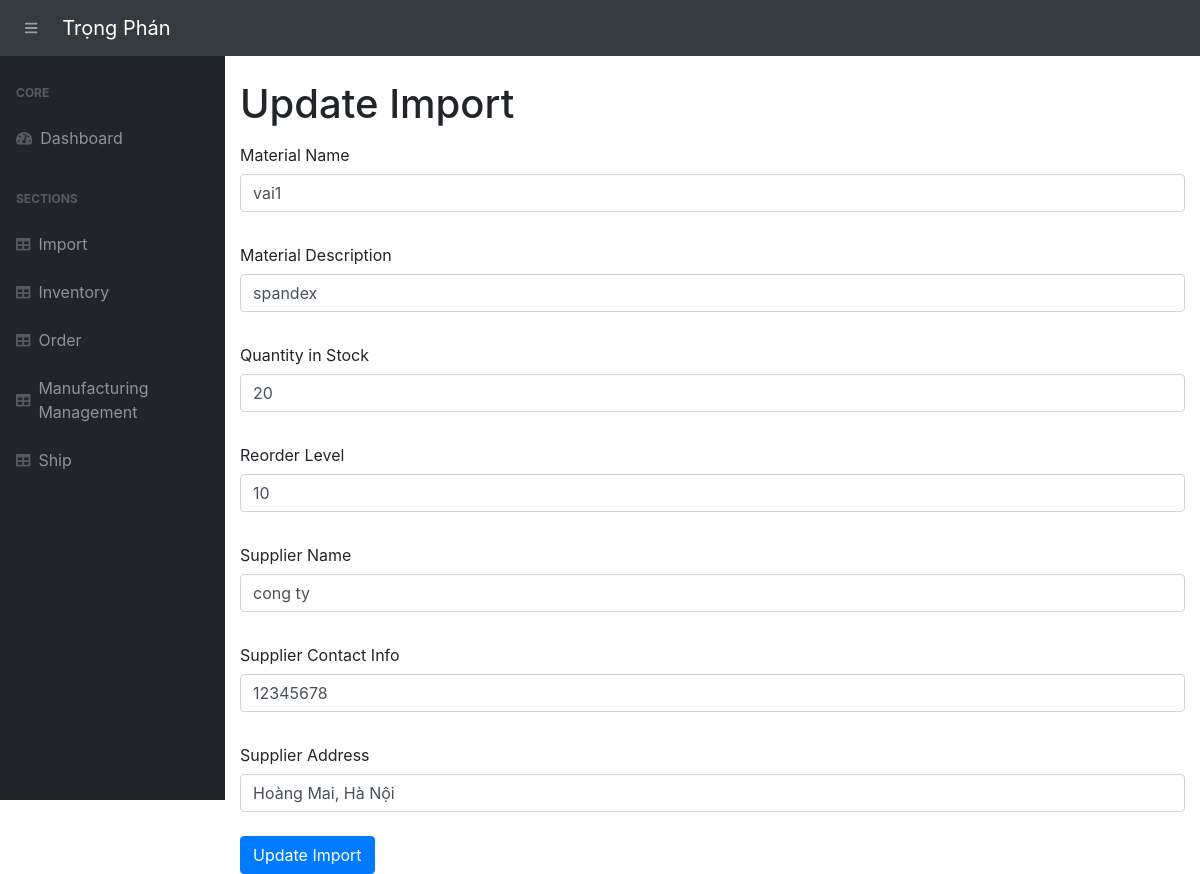
The page /update-import/5 on the database as committed earlier.
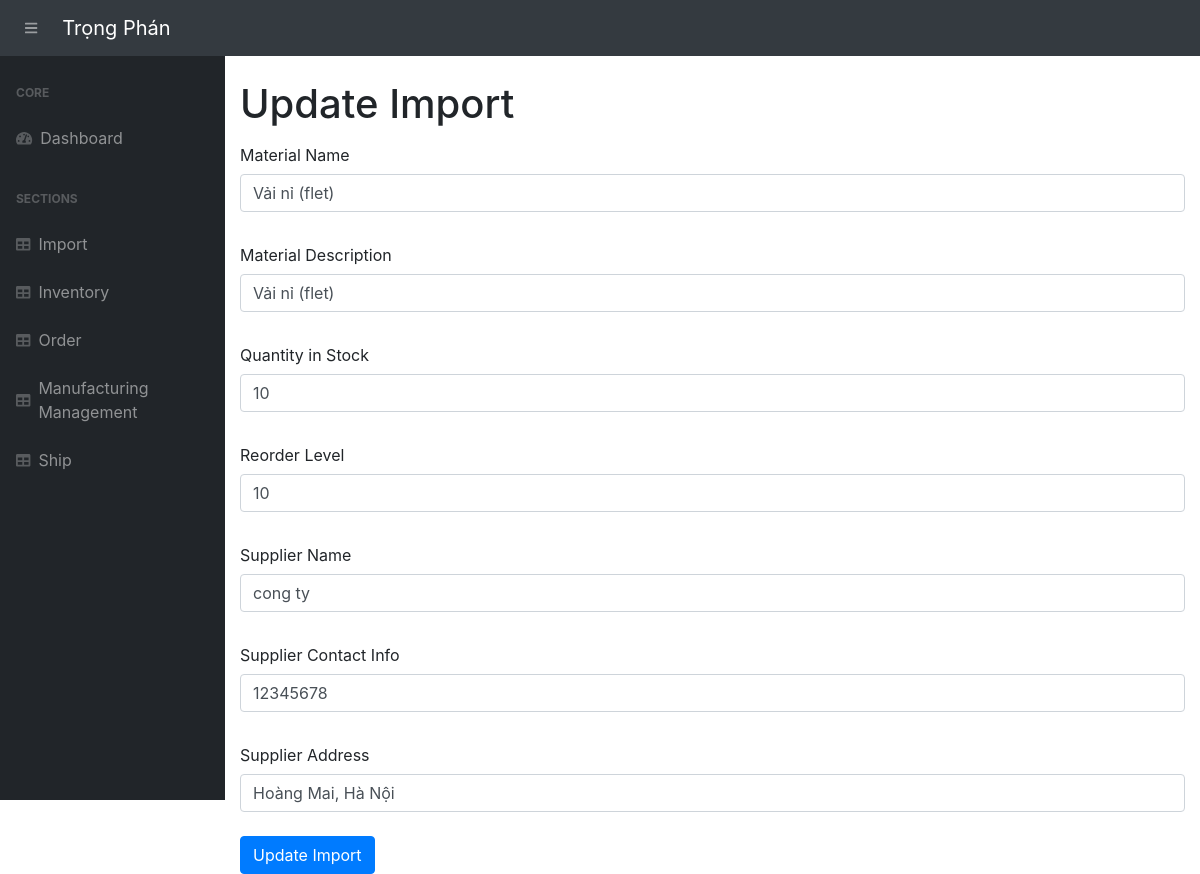
The same page on the database as committed later.
### app.py (models this page shows, shortened)
class Import(db.Model):
    __tablename__ = 'imports'
    import_id = db.Column(db.Integer, primary_key=True)
    material_name = db.Column(db.String(255), nullable=False)
    material_description = db.Column(db.String(255))
    quantity_in_stock = db.Column(db.Integer, default=0)
    reorder_level = db.Column(db.Integer, default=10)
    sup_name = db.Column(db.String(255), nullable=False)
    sup_contact_info = db.Column(db.String(255), nullable=False)
    sup_address = db.Column(db.String(255), nullable=False)
    status = db.Column(db.String(50), default="Supplied")
    section_name = db.Column(db.String(255))  # Section name for classification
    category = db.Column(db.String(255))  # Category of the material

### app.py (the view, shortened to what this page needs)
@app.route('/update-import/<int:import_id>', methods=["POST", "GET"])
def update_import(import_id):
    import_record = Import.query.get_or_404(import_id)
    return render_template("update-import.html", import_record=import_record)

### templates/update-import.html (shortened to what this page needs)
{% extends 'base.html' %}
{% block content %}
<main>
    <div class="container-fluid">
        <h1 class="mt-4">Update Import</h1>
        <form action="/update-import/{{ import_record.import_id }}" method="POST">
            <label for="material_name" class="col-form-label">Material Name</label>
            <input type="text" name="material_name" class="form-control" value="{{ import_record.material_name }}" required><br>
            <label for="material_description" class="col-form-label">Material Description</label>
            <input type="text" name="material_description" class="form-control" value="{{ import_record.material_description }}"><br>
            <label for="quantity_in_stock" class="col-form-label">Quantity in Stock</label>
            <input type="number" name="quantity_in_stock" class="form-control" value="{{ import_record.quantity_in_stock }}" required><br>
            <label for="reorder_level" class="col-form-label">Reorder Level</label>
            <input type="number" name="reorder_level" class="form-control" value="{{ import_record.reorder_level }}"><br>
            <label for="sup_name" class="col-form-label">Supplier Name</label>
            <input type="text" name="sup_name" class="form-control" value="{{ import_record.sup_name }}" required><br>
            <label for="sup_contact_info" class="col-form-label">Supplier Contact Info</label>
            <input type="text" name="sup_contact_info" class="form-control" value="{{ import_record.sup_contact_info }}" required><br>
            <label for="sup_address" class="col-form-label">Supplier Address</label>
            <input type="text" name="sup_address" class="form-control" value="{{ import_record.sup_address }}" required><br>
            <button type="submit" class="btn btn-primary">Update Import</button>
        </form>
    </div>
</main>
{% endblock %}

Rows that differ between the two databases and show on the page:
changed Import "cong ty": material_name "vai1" → "Vải nỉ (flet)"; material_description "spandex" → "Vải nỉ (flet)"; quantity_in_stock "20" → "10"
